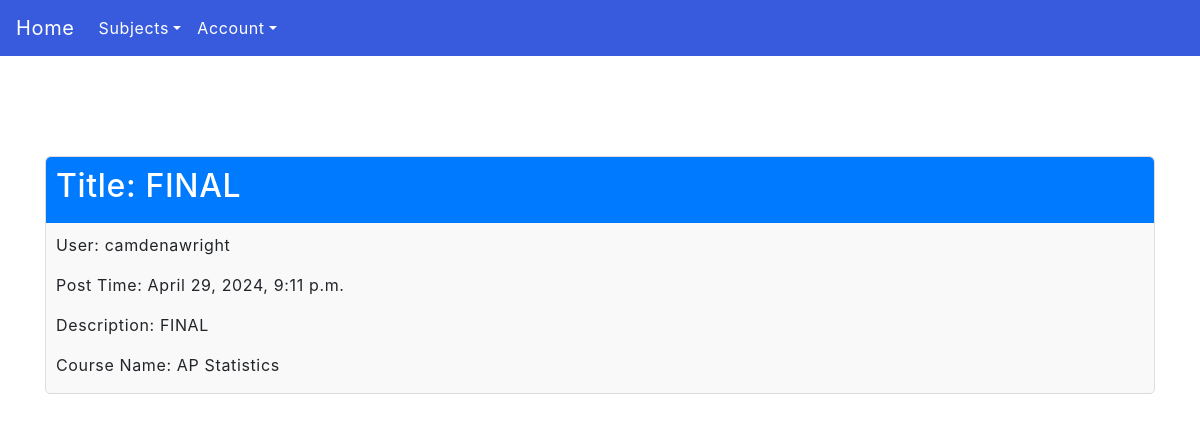
The page /subjects/subjectDetails/26/ on the database its author committed.
### posts/models.py (models this page shows, shortened)
class Ticket(models.Model):
    user = models.ForeignKey(User, blank = True, null = True, on_delete = models.PROTECT)
    username = models.CharField("Username", max_length = 100, blank = True, null = True)
    title = models.CharField("Title", max_length = 100)
    time_of_post = models.DateTimeField("Time of Post",auto_now_add=True)
    post_description = models.CharField("Description", max_length = 500, null = True)
    pdf_file = models.FileField('PDF File', null = True, blank = True, validators=[FileExtensionValidator(allowed_extensions=['pdf', 'doc'])])
    video_file = models.FileField('Video File', null = True, blank = True, validators=[FileExtensionValidator(allowed_extensions=['mp4'])])
    video_website_address = models.URLField('Video Adress', null = True, blank = True)
    ticket_course = models.ForeignKey('Course', on_delete=models.PROTECT)  # ForeignKey relationship with Course

class Course(models.Model):
    course_name = models.CharField("Course", max_length = 75)
    all_tickets = models.ManyToManyField(Ticket, null = True, blank=True)
    def __str__(self):
        return f" {self.course_name}"

### posts/views.py (the view)
# urls.py: path('subjects/subjectDetails/<int:ticket_id>/', views.ticket, name='ticket'),
def ticket(request, ticket_id):
    ticket = get_object_or_404(Ticket, id=ticket_id)
    course_name = ticket.ticket_course
    isAuthenticated = request.user.is_authenticated
    context = {
        'ticket': ticket,
        'course_name': course_name,
        'isAuthenticated': isAuthenticated,
    }
    return render(request, 'ticket.html', context)

### posts/templates/ticket.html (shortened to what this page needs)
{% extends "master.html" %}
{% block content %}
<div class="container">
  <div class="post-details">
    <div class="post-header">
      <h2>Title: {{ ticket.title }}</h2>
    </div>
    <div class="post-content">
      <p>User: {{ ticket.user }}</p>
      <p>Post Time: {{ ticket.time_of_post }}</p>
      <p>Description: {{ ticket.post_description }}</p>
      <p>Course Name: {{ course_name }}</p>
    </div>
  </div>
</div>
{% endblock %}

### posts/static/myfirst.css (style rules this page uses)
body { margin:0; font: 600 18px 'Source Sans Pro', sans-serif; letter-spacing: 0.64px; color: #585d74; }

### posts/templates/master.html (style rules this page uses)
.container { width: 100%; }

### posts/templates/ticket.html (style rules this page uses)
.container { padding-top: 50px; }
.post-details { background-color: #f9f9f9; border: 1px solid #ddd; border-radius: 5px; padding: 0; margin-bottom: 20px; }
.post-header { background-color: #007bff; color: white; padding: 10px; border-top-left-radius: 5px; border-top-right-radius: 5px; margin-bottom: 10px; }
.post-content { margin-left: 10px; margin-bottom: 10px; }

### rows shown on the page
Ticket: title "FINAL", user "camdenawright", time_of_post "April 29, 2024, 9:11 p.m.", post_description "FINAL"
Course: course_name "AP Statistics"
